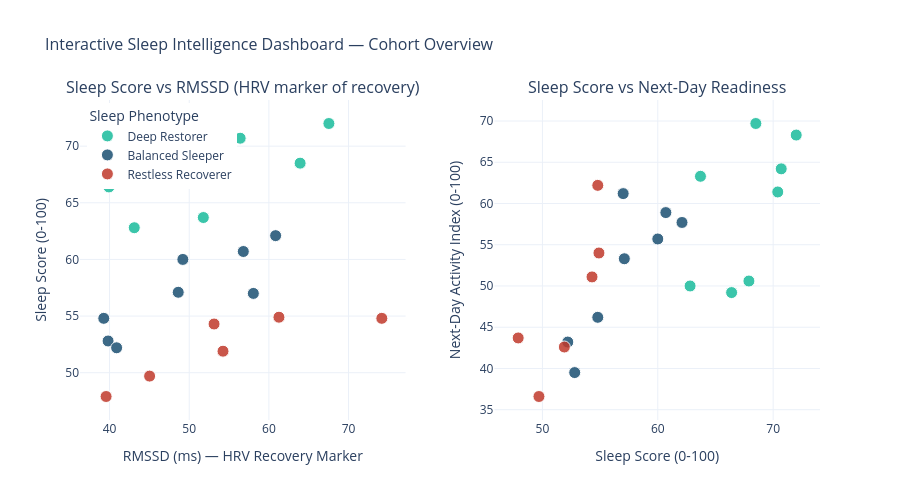

The cell this chart's notebook holds for it:
### Markdown cell above
---
## 7. Interactive Dashboard (Plotly)

A product-ready view: individual nightly scorecard, the kind of screen a user would see in a health app.

### Code cell
# ── Interactive cohort overview ───────────────────────────────────────────────
fig_dash = make_subplots(
    rows=1, cols=2,
    subplot_titles=['Sleep Score vs RMSSD (HRV marker of recovery)',
                     'Sleep Score vs Next-Day Readiness'],
    horizontal_spacing=0.12
)

color_map_plot = {'Deep Restorer': '#1ABC9C', 'Balanced Sleeper': '#1B4F72', 
                   'Restless Recoverer': '#C0392B'}

for phenotype, color in color_map_plot.items():
    mask = features_df['phenotype_name'] == phenotype
    sub  = features_df[mask]
    
    hover_text = [
        f'Participant {int(row.participant_id)}<br>'
        f'Sleep Score: {row.sleep_score:.0f}<br>'
        f'Quality: {row.true_quality}<br>'
        f'RMSSD: {row.rmssd:.1f} ms<br>'
        f'Duration: {row.duration_min//60}h{row.duration_min%60}m<br>'
        f'Phenotype: {row.phenotype_name}'
        for _, row in sub.iterrows()
    ]
    
    fig_dash.add_trace(go.Scatter(
        x=sub['rmssd'], y=sub['sleep_score'],
        mode='markers', name=phenotype,
        marker=dict(color=color, size=12, opacity=0.85,
                    line=dict(color='white', width=1)),
        text=hover_text, hoverinfo='text',
        showlegend=True
    ), row=1, col=1)
    
    fig_dash.add_trace(go.Scatter(
        x=sub['sleep_score'], y=sub['next_day_activity_index'],
        mode='markers', name=phenotype,
        marker=dict(color=color, size=12, opacity=0.85,
                    line=dict(color='white', width=1)),
        text=hover_text, hoverinfo='text',
        showlegend=False
    ), row=1, col=2)

fig_dash.update_xaxes(title_text='RMSSD (ms) — HRV Recovery Marker', row=1, col=1)
fig_dash.update_yaxes(title_text='Sleep Score (0-100)', row=1, col=1)
fig_dash.update_xaxes(title_text='Sleep Score (0-100)', row=1, col=2)
fig_dash.update_yaxes(title_text='Next-Day Activity Index (0-100)', row=1, col=2)

fig_dash.update_layout(
    title=dict(text='Interactive Sleep Intelligence Dashboard — Cohort Overview',
                font_size=16),
    template='plotly_white',
    height=500,
    legend=dict(title='Sleep Phenotype', x=0.01, y=0.99)
)

fig_dash.show()

### Figure 1 — Plotly figure (JSON) as saved in the notebook; plotly's stock layout.template omitted (floating-point values rounded to 4 significant figures)
{"data": [{"hoverinfo": "text", "marker": {"color": "#1ABC9C", "line": {"color": "white", "width": 1}, "opacity": 0.85, "size": 12}, "mode": "markers", "name": "Deep Restorer", "showlegend": true, "text": ["Participant 0<br>Sleep Score: 70<br>Quality: good<br>RMSSD: 48.2 ms<br>Duration: 7h39m<br>Phenotype: Deep Restorer", "Participant 3<br>Sleep Score: 68<br>Quality: good<br>RMSSD: 63.9 ms<br>Duration: 6h27m<br>Phenotype: Deep Restorer", "Participant 5<br>Sleep Score: 68<br>Quality: good<br>RMSSD: 40.3 ms<br>Duration: 6h58m<br>Phenotype: Deep Restorer", "Participant 8<br>Sleep Score: 71<br>Quality: good<br>RMSSD: 56.4 ms<br>Duration: 8h19m<br>Phenotype: Deep Restorer", "Participant 9<br>Sleep Score: 63<br>Quality: good<br>RMSSD: 43.1 ms<br>Duration: 5h44m<br>Phenotype: Deep Restorer", "Participant 14<br>Sleep Score: 66<br>Quality: good<br>RMSSD: 39.9 ms<br>Duration: 6h33m<br>Phenotype: Deep Restorer", "Participant 17<br>Sleep Score: 72<br>Quality: good<br>RMSSD: 67.5 ms<br>Duration: 7h44m<br>Phenotype: Deep Restorer", "Participant 21<br>Sleep Score: 64<br>Quality: good<br>RMSSD: 51.8 ms<br>Duration: 5h47m<br>Phenotype: Deep Restorer"], "type": "scatter", "x": [48.23, 63.92, 40.3, 56.4, 43.1, 39.92, 67.53, 51.77], "xaxis": "x", "y": [70.4, 68.5, 67.9, 70.7, 62.8, 66.4, 72.0, 63.7], "yaxis": "y"}, {"hoverinfo": "text", "marker": {"color": "#1ABC9C", "line": {"color": "white", "width": 1}, "opacity": 0.85, "size": 12}, "mode": "markers", "name": "Deep Restorer", "showlegend": false, "text": ["Participant 0<br>Sleep Score: 70<br>Quality: good<br>RMSSD: 48.2 ms<br>Duration: 7h39m<br>Phenotype: Deep Restorer", "Participant 3<br>Sleep Score: 68<br>Quality: good<br>RMSSD: 63.9 ms<br>Duration: 6h27m<br>Phenotype: Deep Restorer", "Participant 5<br>Sleep Score: 68<br>Quality: good<br>RMSSD: 40.3 ms<br>Duration: 6h58m<br>Phenotype: Deep Restorer", "Participant 8<br>Sleep Score: 71<br>Quality: good<br>RMSSD: 56.4 ms<br>Duration: 8h19m<br>Phenotype: Deep Restorer", "Participant 9<br>Sleep Score: 63<br>Quality: good<br>RMSSD: 43.1 ms<br>Duration: 5h44m<br>Phenotype: Deep Restorer", "Participant 14<br>Sleep Score: 66<br>Quality: good<br>RMSSD: 39.9 ms<br>Duration: 6h33m<br>Phenotype: Deep Restorer", "Participant 17<br>Sleep Score: 72<br>Quality: good<br>RMSSD: 67.5 ms<br>Duration: 7h44m<br>Phenotype: Deep Restorer", "Participant 21<br>Sleep Score: 64<br>Quality: good<br>RMSSD: 51.8 ms<br>Duration: 5h47m<br>Phenotype: Deep Restorer"], "type": "scatter", "x": [70.4, 68.5, 67.9, 70.7, 62.8, 66.4, 72.0, 63.7], "xaxis": "x2", "y": [61.4, 69.7, 50.6, 64.2, 50.0, 49.2, 68.3, 63.3], "yaxis": "y2"}, {"hoverinfo": "text", "marker": {"color": "#1B4F72", "line": {"color": "white", "width": 1}, "opacity": 0.85, "size": 12}, "mode": "markers", "name": "Balanced Sleeper", "showlegend": true, "text": ["Participant 1<br>Sleep Score: 53<br>Quality: moderate<br>RMSSD: 39.8 ms<br>Duration: 5h50m<br>Phenotype: Balanced Sleeper", "Participant 2<br>Sleep Score: 62<br>Quality: moderate<br>RMSSD: 60.8 ms<br>Duration: 8h10m<br>Phenotype: Balanced Sleeper", "Participant 4<br>Sleep Score: 57<br>Quality: moderate<br>RMSSD: 58.0 ms<br>Duration: 5h51m<br>Phenotype: Balanced Sleeper", "Participant 7<br>Sleep Score: 57<br>Quality: moderate<br>RMSSD: 48.6 ms<br>Duration: 6h28m<br>Phenotype: Balanced Sleeper", "Participant 11<br>Sleep Score: 55<br>Quality: moderate<br>RMSSD: 39.3 ms<br>Duration: 6h20m<br>Phenotype: Balanced Sleeper", "Participant 15<br>Sleep Score: 60<br>Quality: moderate<br>RMSSD: 49.2 ms<br>Duration: 7h40m<br>Phenotype: Balanced Sleeper", "Participant 18<br>Sleep Score: 52<br>Quality: moderate<br>RMSSD: 40.9 ms<br>Duration: 5h50m<br>Phenotype: Balanced Sleeper", "Participant 19<br>Sleep Score: 61<br>Quality: moderate<br>RMSSD: 56.8 ms<br>Duration: 6h42m<br>Phenotype: Balanced Sleeper"], "type": "scatter", "x": [39.81, 60.85, 58.05, 48.62, 39.27, 49.2, 40.89, 56.79], "xaxis": "x", "y": [52.8, 62.1, 57.0, 57.1, 54.8, 60.0, 52.2, 60.7], "yaxis": "y"}, {"hoverinfo": "text", "marker": {"color": "#1B4F72", "line": {"color": "white", "width": 1}, "opacity": 0.85, "size": 12}, "mode": "markers", "name": "Balanced Sleeper", "showlegend": false, "text": ["Participant 1<br>Sleep Score: 53<br>Quality: moderate<br>RMSSD: 39.8 ms<br>Duration: 5h50m<br>Phenotype: Balanced Sleeper", "Participant 2<br>Sleep Score: 62<br>Quality: moderate<br>RMSSD: 60.8 ms<br>Duration: 8h10m<br>Phenotype: Balanced Sleeper", "Participant 4<br>Sleep Score: 57<br>Quality: moderate<br>RMSSD: 58.0 ms<br>Duration: 5h51m<br>Phenotype: Balanced Sleeper", "Participant 7<br>Sleep Score: 57<br>Quality: moderate<br>RMSSD: 48.6 ms<br>Duration: 6h28m<br>Phenotype: Balanced Sleeper", "Participant 11<br>Sleep Score: 55<br>Quality: moderate<br>RMSSD: 39.3 ms<br>Duration: 6h20m<br>Phenotype: Balanced Sleeper", "Participant 15<br>Sleep Score: 60<br>Quality: moderate<br>RMSSD: 49.2 ms<br>Duration: 7h40m<br>Phenotype: Balanced Sleeper", "Participant 18<br>Sleep Score: 52<br>Quality: moderate<br>RMSSD: 40.9 ms<br>Duration: 5h50m<br>Phenotype: Balanced Sleeper", "Participant 19<br>Sleep Score: 61<br>Quality: moderate<br>RMSSD: 56.8 ms<br>Duration: 6h42m<br>Phenotype: Balanced Sleeper"], "type": "scatter", "x": [52.8, 62.1, 57.0, 57.1, 54.8, 60.0, 52.2, 60.7], "xaxis": "x2", "y": [39.5, 57.7, 61.2, 53.3, 46.2, 55.7, 43.2, 58.9], "yaxis": "y2"}, {"hoverinfo": "text", "marker": {"color": "#C0392B", "line": {"color": "white", "width": 1}, "opacity": 0.85, "size": 12}, "mode": "markers", "name": "Restless Recoverer", "showlegend": true, "text": ["Participant 6<br>Sleep Score: 48<br>Quality: poor<br>RMSSD: 39.6 ms<br>Duration: 6h18m<br>Phenotype: Restless Recoverer", "Participant 10<br>Sleep Score: 55<br>Quality: poor<br>RMSSD: 74.2 ms<br>Duration: 8h24m<br>Phenotype: Restless Recoverer", "Participant 12<br>Sleep Score: 55<br>Quality: poor<br>RMSSD: 61.3 ms<br>Duration: 7h17m<br>Phenotype: Restless Recoverer", "Participant 13<br>Sleep Score: 52<br>Quality: poor<br>RMSSD: 54.2 ms<br>Duration: 6h24m<br>Phenotype: Restless Recoverer", "Participant 16<br>Sleep Score: 50<br>Quality: poor<br>RMSSD: 45.0 ms<br>Duration: 6h20m<br>Phenotype: Restless Recoverer", "Participant 20<br>Sleep Score: 54<br>Quality: poor<br>RMSSD: 53.1 ms<br>Duration: 8h16m<br>Phenotype: Restless Recoverer"], "type": "scatter", "x": [39.56, 74.18, 61.26, 54.24, 45.03, 53.12], "xaxis": "x", "y": [47.9, 54.8, 54.9, 51.9, 49.7, 54.3], "yaxis": "y"}, {"hoverinfo": "text", "marker": {"color": "#C0392B", "line": {"color": "white", "width": 1}, "opacity": 0.85, "size": 12}, "mode": "markers", "name": "Restless Recoverer", "showlegend": false, "text": ["Participant 6<br>Sleep Score: 48<br>Quality: poor<br>RMSSD: 39.6 ms<br>Duration: 6h18m<br>Phenotype: Restless Recoverer", "Participant 10<br>Sleep Score: 55<br>Quality: poor<br>RMSSD: 74.2 ms<br>Duration: 8h24m<br>Phenotype: Restless Recoverer", "Participant 12<br>Sleep Score: 55<br>Quality: poor<br>RMSSD: 61.3 ms<br>Duration: 7h17m<br>Phenotype: Restless Recoverer", "Participant 13<br>Sleep Score: 52<br>Quality: poor<br>RMSSD: 54.2 ms<br>Duration: 6h24m<br>Phenotype: Restless Recoverer", "Participant 16<br>Sleep Score: 50<br>Quality: poor<br>RMSSD: 45.0 ms<br>Duration: 6h20m<br>Phenotype: Restless Recoverer", "Participant 20<br>Sleep Score: 54<br>Quality: poor<br>RMSSD: 53.1 ms<br>Duration: 8h16m<br>Phenotype: Restless Recoverer"], "type": "scatter", "x": [47.9, 54.8, 54.9, 51.9, 49.7, 54.3], "xaxis": "x2", "y": [43.7, 62.2, 54.0, 42.6, 36.6, 51.1], "yaxis": "y2"}], "layout": {"annotations": [{"font": {"size": 16}, "showarrow": false, "text": "Sleep Score vs RMSSD (HRV marker of recovery)", "x": 0.22, "xanchor": "center", "xref": "paper", "y": 1, "yanchor": "bottom", "yref": "paper"}, {"font": {"size": 16}, "showarrow": false, "text": "Sleep Score vs Next-Day Readiness", "x": 0.78, "xanchor": "center", "xref": "paper", "y": 1, "yanchor": "bottom", "yref": "paper"}], "height": 500, "legend": {"title": {"text": "Sleep Phenotype"}, "x": 0.01, "y": 0.99}, "title": {"font": {"size": 16}, "text": "Interactive Sleep Intelligence Dashboard — Cohort Overview"}, "xaxis": {"anchor": "y", "domain": [0, 0.44], "title": {"text": "RMSSD (ms) — HRV Recovery Marker"}}, "xaxis2": {"anchor": "y2", "domain": [0.56, 1], "title": {"text": "Sleep Score (0-100)"}}, "yaxis": {"anchor": "x", "domain": [0, 1], "title": {"text": "Sleep Score (0-100)"}}, "yaxis2": {"anchor": "x2", "domain": [0, 1], "title": {"text": "Next-Day Activity Index (0-100)"}}}}
